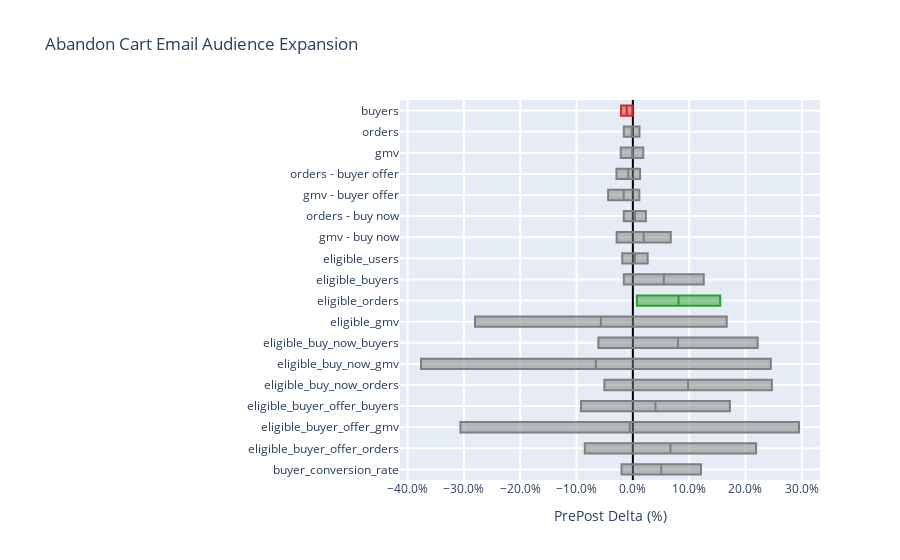
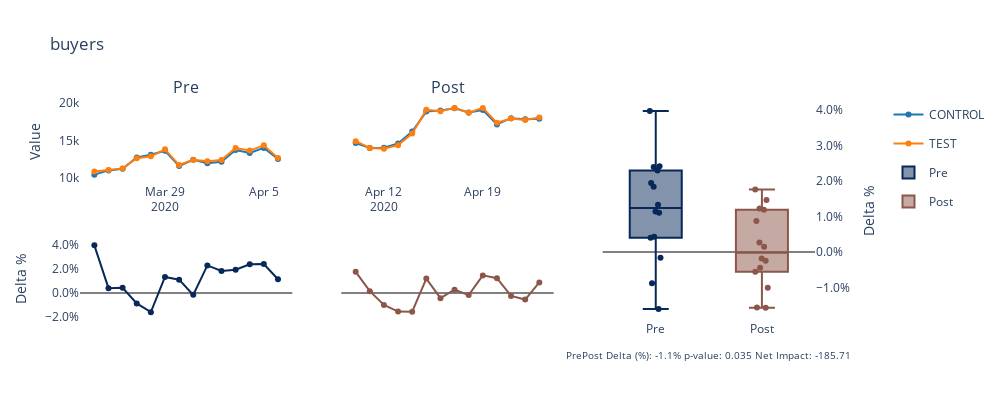
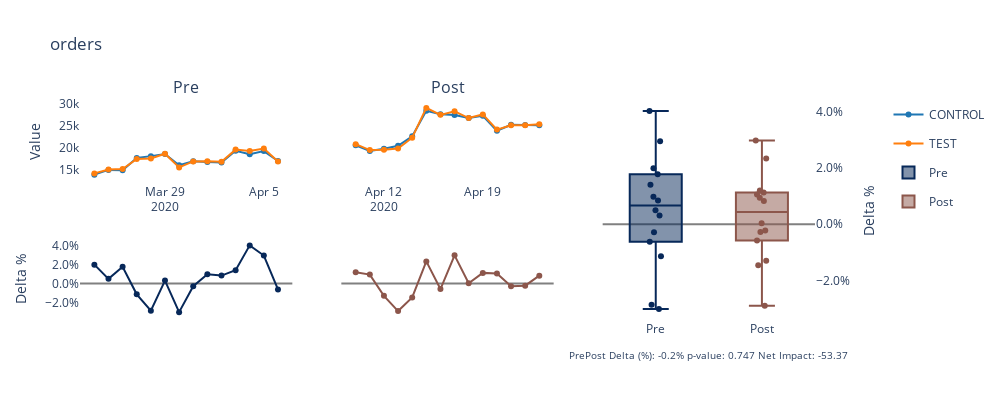
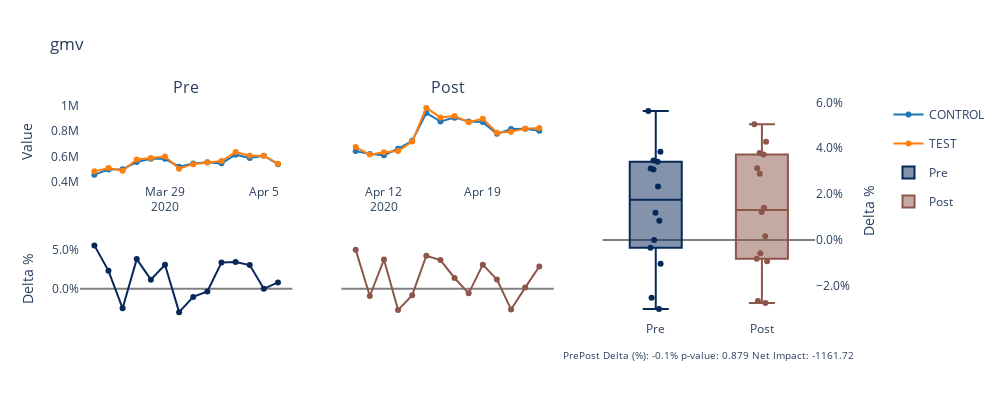

These figures' notebook cell, in order:
### Code cell
ab_result_all=create_pretty_outputs(pre_all, 
                                    post_all, 
                                    max_pvalue=0.2,
                                    title='Abandon Cart Email Audience Expansion',
                                    lightspeed_only=True, 
                                    must_include_metrics=test_metrics)

### Figure 1 — Plotly figure (JSON) as saved in the notebook; plotly's stock layout.template omitted (floating-point values rounded to 4 significant figures)
{"data": [{"marker": {"color": "#7f7f7f"}, "name": "buyer_conversion_rate", "type": "box", "x": [-0.02017, -0.02017, 0.05038, 0.1209, 0.1209]}, {"marker": {"color": "#7f7f7f"}, "name": "eligible_buyer_offer_orders", "type": "box", "x": [-0.0854, -0.0854, 0.06672, 0.2188, 0.2188]}, {"marker": {"color": "#7f7f7f"}, "name": "eligible_buyer_offer_gmv", "type": "box", "x": [-0.3061, -0.3061, -0.005566, 0.295, 0.295]}, {"marker": {"color": "#7f7f7f"}, "name": "eligible_buyer_offer_buyers", "type": "box", "x": [-0.09203, -0.09203, 0.04013, 0.1723, 0.1723]}, {"marker": {"color": "#7f7f7f"}, "name": "eligible_buy_now_orders", "type": "box", "x": [-0.05068, -0.05068, 0.09809, 0.2469, 0.2469]}, {"marker": {"color": "#7f7f7f"}, "name": "eligible_buy_now_gmv", "type": "box", "x": [-0.3762, -0.3762, -0.06564, 0.2449, 0.2449]}, {"marker": {"color": "#7f7f7f"}, "name": "eligible_buy_now_buyers", "type": "box", "x": [-0.06124, -0.06124, 0.08018, 0.2216, 0.2216]}, {"marker": {"color": "#7f7f7f"}, "name": "eligible_gmv", "type": "box", "x": [-0.2803, -0.2803, -0.05679, 0.1667, 0.1667]}, {"marker": {"color": "#2ca02c"}, "name": "eligible_orders", "type": "box", "x": [0.007164, 0.007164, 0.08115, 0.1551, 0.1551]}, {"marker": {"color": "#7f7f7f"}, "name": "eligible_buyers", "type": "box", "x": [-0.01603, -0.01603, 0.05492, 0.1259, 0.1259]}, {"marker": {"color": "#7f7f7f"}, "name": "eligible_users", "type": "box", "x": [-0.01883, -0.01883, 0.003736, 0.0263, 0.0263]}, {"marker": {"color": "#7f7f7f"}, "name": "gmv - buy now", "type": "box", "x": [-0.02877, -0.02877, 0.01925, 0.06726, 0.06726]}, {"marker": {"color": "#7f7f7f"}, "name": "orders - buy now", "type": "box", "x": [-0.01614, -0.01614, 0.003543, 0.02323, 0.02323]}, {"marker": {"color": "#7f7f7f"}, "name": "gmv - buyer offer", "type": "box", "x": [-0.04392, -0.04392, -0.01621, 0.0115, 0.0115]}, {"marker": {"color": "#7f7f7f"}, "name": "orders - buyer offer", "type": "box", "x": [-0.0291, -0.0291, -0.008173, 0.01275, 0.01275]}, {"marker": {"color": "#7f7f7f"}, "name": "gmv", "type": "box", "x": [-0.02148, -0.02148, -0.001489, 0.0185, 0.0185]}, {"marker": {"color": "#7f7f7f"}, "name": "orders", "type": "box", "x": [-0.01612, -0.01612, -0.002202, 0.01172, 0.01172]}, {"marker": {"color": "#d62728"}, "name": "buyers", "type": "box", "x": [-0.02094, -0.02094, -0.01087, -0.0008066, -0.0008066]}], "layout": {"margin": {"l": 400}, "showlegend": false, "title": {"text": "Abandon Cart Email Audience Expansion"}, "xaxis": {"gridwidth": 2, "nticks": 10, "tickformat": ".1%", "title": {"text": "PrePost Delta (%)"}, "zeroline": true, "zerolinecolor": "Black"}, "yaxis": {"dtick": 1, "gridwidth": 2}}}

### Figure 2 — Plotly figure (JSON) as saved in the notebook; plotly's stock layout.template omitted (floating-point values rounded to 4 significant figures)
{"data": [{"legendgroup": "CONTROL", "line": {"color": "#1f77b4"}, "marker": {"size": 6}, "mode": "lines+markers", "name": "CONTROL", "showlegend": true, "type": "scatter", "x": ["2020-03-24", "2020-03-25", "2020-03-26", "2020-03-27", "2020-03-28", "2020-03-29", "2020-03-30", "2020-03-31", "2020-04-01", "2020-04-02", "2020-04-03", "2020-04-04", "2020-04-05", "2020-04-06"], "xaxis": "x", "y": [10416, 10982, 11200, 12721, 13069, 13614, 11569, 12408, 11936, 12142, 13712, 13315, 13993, 12507], "yaxis": "y"}, {"legendgroup": "TEST", "line": {"color": "#ff7f0e"}, "marker": {"size": 6}, "mode": "lines+markers", "name": "TEST", "showlegend": true, "type": "scatter", "x": ["2020-03-24", "2020-03-25", "2020-03-26", "2020-03-27", "2020-03-28", "2020-03-29", "2020-03-30", "2020-03-31", "2020-04-01", "2020-04-02", "2020-04-03", "2020-04-04", "2020-04-05", "2020-04-06"], "xaxis": "x", "y": [10829, 11026, 11248, 12610, 12860, 13795, 11697, 12388, 12210, 12365, 13978, 13633, 14331, 12650], "yaxis": "y"}, {"legendgroup": "TEST", "line": {"color": "rgb(7,40,89)"}, "marker": {"size": 6}, "mode": "lines+markers", "name": "Delta (%)", "showlegend": false, "type": "scatter", "x": ["2020-03-24T00:00:00", "2020-03-25T00:00:00", "2020-03-26T00:00:00", "2020-03-27T00:00:00", "2020-03-28T00:00:00", "2020-03-29T00:00:00", "2020-03-30T00:00:00", "2020-03-31T00:00:00", "2020-04-01T00:00:00", "2020-04-02T00:00:00", "2020-04-03T00:00:00", "2020-04-04T00:00:00", "2020-04-05T00:00:00", "2020-04-06T00:00:00"], "xaxis": "x", "y": [0.03965, 0.004007, 0.004286, -0.008726, -0.01599, 0.0133, 0.01106, -0.001612, 0.02296, 0.01837, 0.0194, 0.02388, 0.02415, 0.01143], "yaxis": "y4"}, {"boxpoints": "all", "jitter": 0.3, "marker": {"color": "rgb(7,40,89)"}, "name": "Pre", "pointpos": 0, "text": ["2020-03-24T00:00:00", "2020-03-25T00:00:00", "2020-03-26T00:00:00", "2020-03-27T00:00:00", "2020-03-28T00:00:00", "2020-03-29T00:00:00", "2020-03-30T00:00:00", "2020-03-31T00:00:00", "2020-04-01T00:00:00", "2020-04-02T00:00:00", "2020-04-03T00:00:00", "2020-04-04T00:00:00", "2020-04-05T00:00:00", "2020-04-06T00:00:00"], "type": "box", "xaxis": "x3", "y": [0.03965, 0.004007, 0.004286, -0.008726, -0.01599, 0.0133, 0.01106, -0.001612, 0.02296, 0.01837, 0.0194, 0.02388, 0.02415, 0.01143], "yaxis": "y3"}, {"legendgroup": "CONTROL", "line": {"color": "#1f77b4"}, "marker": {"size": 6}, "mode": "lines+markers", "name": "CONTROL", "showlegend": false, "type": "scatter", "x": ["2020-04-10", "2020-04-11", "2020-04-12", "2020-04-13", "2020-04-14", "2020-04-15", "2020-04-16", "2020-04-17", "2020-04-18", "2020-04-19", "2020-04-20", "2020-04-21", "2020-04-22", "2020-04-23"], "xaxis": "x2", "y": [14631, 13966, 14023, 14587, 16170, 18854, 18992, 19294, 18728, 19066, 17135, 17968, 17830, 17902], "yaxis": "y2"}, {"legendgroup": "TEST", "line": {"color": "#ff7f0e"}, "marker": {"size": 6}, "mode": "lines+markers", "name": "TEST", "showlegend": false, "type": "scatter", "x": ["2020-04-10", "2020-04-11", "2020-04-12", "2020-04-13", "2020-04-14", "2020-04-15", "2020-04-16", "2020-04-17", "2020-04-18", "2020-04-19", "2020-04-20", "2020-04-21", "2020-04-22", "2020-04-23"], "xaxis": "x2", "y": [14888, 13987, 13882, 14360, 15917, 19079, 18909, 19346, 18694, 19345, 17345, 17924, 17732, 18059], "yaxis": "y2"}, {"legendgroup": "TEST", "line": {"color": "#8c564b"}, "marker": {"size": 6}, "mode": "lines+markers", "name": "Delta (%)", "showlegend": false, "type": "scatter", "x": ["2020-04-10T00:00:00", "2020-04-11T00:00:00", "2020-04-12T00:00:00", "2020-04-13T00:00:00", "2020-04-14T00:00:00", "2020-04-15T00:00:00", "2020-04-16T00:00:00", "2020-04-17T00:00:00", "2020-04-18T00:00:00", "2020-04-19T00:00:00", "2020-04-20T00:00:00", "2020-04-21T00:00:00", "2020-04-22T00:00:00", "2020-04-23T00:00:00"], "xaxis": "x2", "y": [0.01757, 0.001504, -0.01005, -0.01556, -0.01565, 0.01193, -0.00437, 0.002695, -0.001815, 0.01463, 0.01226, -0.002449, -0.005496, 0.00877], "yaxis": "y5"}, {"boxpoints": "all", "jitter": 0.3, "marker": {"color": "#8c564b"}, "name": "Post", "pointpos": 0, "text": ["2020-04-10T00:00:00", "2020-04-11T00:00:00", "2020-04-12T00:00:00", "2020-04-13T00:00:00", "2020-04-14T00:00:00", "2020-04-15T00:00:00", "2020-04-16T00:00:00", "2020-04-17T00:00:00", "2020-04-18T00:00:00", "2020-04-19T00:00:00", "2020-04-20T00:00:00", "2020-04-21T00:00:00", "2020-04-22T00:00:00", "2020-04-23T00:00:00"], "type": "box", "xaxis": "x3", "y": [0.01757, 0.001504, -0.01005, -0.01556, -0.01565, 0.01193, -0.00437, 0.002695, -0.001815, 0.01463, 0.01226, -0.002449, -0.005496, 0.00877], "yaxis": "y3"}], "layout": {"annotations": [{"font": {"size": 16}, "showarrow": false, "text": "Pre", "x": 0.1444, "xanchor": "center", "xref": "paper", "y": 1, "yanchor": "bottom", "yref": "paper"}, {"font": {"size": 16}, "showarrow": false, "text": "Post", "x": 0.5, "xanchor": "center", "xref": "paper", "y": 1, "yanchor": "bottom", "yref": "paper"}], "height": 400, "legend": {"x": 1.1}, "paper_bgcolor": "rgba(0,0,0,0)", "plot_bgcolor": "rgba(0,0,0,0)", "title": {"text": "buyers"}, "width": 1000, "xaxis": {"anchor": "y", "domain": [0, 0.2889]}, "xaxis2": {"anchor": "y2", "domain": [0.3556, 0.6444]}, "xaxis3": {"anchor": "y3", "domain": [0.7111, 1], "title": {"font": {"size": 10}, "text": "PrePost Delta (%): -1.1% p-value: 0.035\nNet Impact: -185.71"}}, "xaxis4": {"anchor": "y4", "domain": [0, 0.2889], "title": {"text": "Pre"}}, "xaxis5": {"anchor": "y5", "domain": [0.3556, 0.6444], "title": {"text": "Post"}}, "yaxis": {"anchor": "x", "domain": [0.625, 1], "title": {"text": "Value"}}, "yaxis2": {"anchor": "x2", "domain": [0.625, 1], "matches": "y", "showticklabels": false}, "yaxis3": {"anchor": "x3", "domain": [0, 1], "side": "right", "tickformat": ".1%", "title": {"text": "Delta %"}, "zeroline": true, "zerolinecolor": "gray"}, "yaxis4": {"anchor": "x4", "domain": [0, 0.375], "tickformat": ".1%", "title": {"text": "Delta %"}, "zeroline": true, "zerolinecolor": "gray"}, "yaxis5": {"anchor": "x5", "domain": [0, 0.375], "matches": "y4", "showticklabels": false, "tickformat": ".1%", "zeroline": true, "zerolinecolor": "gray"}}}

### Figure 3 — Plotly figure (JSON) as saved in the notebook; plotly's stock layout.template omitted (floating-point values rounded to 4 significant figures)
{"data": [{"legendgroup": "CONTROL", "line": {"color": "#1f77b4"}, "marker": {"size": 6}, "mode": "lines+markers", "name": "CONTROL", "showlegend": true, "type": "scatter", "x": ["2020-03-24", "2020-03-25", "2020-03-26", "2020-03-27", "2020-03-28", "2020-03-29", "2020-03-30", "2020-03-31", "2020-04-01", "2020-04-02", "2020-04-03", "2020-04-04", "2020-04-05", "2020-04-06"], "xaxis": "x", "y": [13989, 15050, 14973, 17730, 18147, 18622, 16090, 17011, 16832, 16724, 19339, 18561, 19279, 17055], "yaxis": "y"}, {"legendgroup": "TEST", "line": {"color": "#ff7f0e"}, "marker": {"size": 6}, "mode": "lines+markers", "name": "TEST", "showlegend": true, "type": "scatter", "x": ["2020-03-24", "2020-03-25", "2020-03-26", "2020-03-27", "2020-03-28", "2020-03-29", "2020-03-30", "2020-03-31", "2020-04-01", "2020-04-02", "2020-04-03", "2020-04-04", "2020-04-05", "2020-04-06"], "xaxis": "x", "y": [14267, 15124, 15238, 17528, 17627, 18680, 15605, 16962, 16996, 16864, 19610, 19307, 19847, 16948], "yaxis": "y"}, {"legendgroup": "TEST", "line": {"color": "rgb(7,40,89)"}, "marker": {"size": 6}, "mode": "lines+markers", "name": "Delta (%)", "showlegend": false, "type": "scatter", "x": ["2020-03-24T00:00:00", "2020-03-25T00:00:00", "2020-03-26T00:00:00", "2020-03-27T00:00:00", "2020-03-28T00:00:00", "2020-03-29T00:00:00", "2020-03-30T00:00:00", "2020-03-31T00:00:00", "2020-04-01T00:00:00", "2020-04-02T00:00:00", "2020-04-03T00:00:00", "2020-04-04T00:00:00", "2020-04-05T00:00:00", "2020-04-06T00:00:00"], "xaxis": "x", "y": [0.01987, 0.004917, 0.0177, -0.01139, -0.02865, 0.003115, -0.03014, -0.00288, 0.009743, 0.008371, 0.01401, 0.04019, 0.02946, -0.006274], "yaxis": "y4"}, {"boxpoints": "all", "jitter": 0.3, "marker": {"color": "rgb(7,40,89)"}, "name": "Pre", "pointpos": 0, "text": ["2020-03-24T00:00:00", "2020-03-25T00:00:00", "2020-03-26T00:00:00", "2020-03-27T00:00:00", "2020-03-28T00:00:00", "2020-03-29T00:00:00", "2020-03-30T00:00:00", "2020-03-31T00:00:00", "2020-04-01T00:00:00", "2020-04-02T00:00:00", "2020-04-03T00:00:00", "2020-04-04T00:00:00", "2020-04-05T00:00:00", "2020-04-06T00:00:00"], "type": "box", "xaxis": "x3", "y": [0.01987, 0.004917, 0.0177, -0.01139, -0.02865, 0.003115, -0.03014, -0.00288, 0.009743, 0.008371, 0.01401, 0.04019, 0.02946, -0.006274], "yaxis": "y3"}, {"legendgroup": "CONTROL", "line": {"color": "#1f77b4"}, "marker": {"size": 6}, "mode": "lines+markers", "name": "CONTROL", "showlegend": false, "type": "scatter", "x": ["2020-04-10", "2020-04-11", "2020-04-12", "2020-04-13", "2020-04-14", "2020-04-15", "2020-04-16", "2020-04-17", "2020-04-18", "2020-04-19", "2020-04-20", "2020-04-21", "2020-04-22", "2020-04-23"], "xaxis": "x2", "y": [20596, 19324, 19828, 20467, 22619, 28333, 27583, 27398, 26702, 27218, 23854, 25175, 25133, 25104], "yaxis": "y2"}, {"legendgroup": "TEST", "line": {"color": "#ff7f0e"}, "marker": {"size": 6}, "mode": "lines+markers", "name": "TEST", "showlegend": false, "type": "scatter", "x": ["2020-04-10", "2020-04-11", "2020-04-12", "2020-04-13", "2020-04-14", "2020-04-15", "2020-04-16", "2020-04-17", "2020-04-18", "2020-04-19", "2020-04-20", "2020-04-21", "2020-04-22", "2020-04-23"], "xaxis": "x2", "y": [20843, 19506, 19570, 19873, 22288, 28994, 27423, 28211, 26710, 27523, 24106, 25105, 25076, 25311], "yaxis": "y2"}, {"legendgroup": "TEST", "line": {"color": "#8c564b"}, "marker": {"size": 6}, "mode": "lines+markers", "name": "Delta (%)", "showlegend": false, "type": "scatter", "x": ["2020-04-10T00:00:00", "2020-04-11T00:00:00", "2020-04-12T00:00:00", "2020-04-13T00:00:00", "2020-04-14T00:00:00", "2020-04-15T00:00:00", "2020-04-16T00:00:00", "2020-04-17T00:00:00", "2020-04-18T00:00:00", "2020-04-19T00:00:00", "2020-04-20T00:00:00", "2020-04-21T00:00:00", "2020-04-22T00:00:00", "2020-04-23T00:00:00"], "xaxis": "x2", "y": [0.01199, 0.009418, -0.01301, -0.02902, -0.01463, 0.02333, -0.005801, 0.02967, 0.0002996, 0.01121, 0.01056, -0.002781, -0.002268, 0.008246], "yaxis": "y5"}, {"boxpoints": "all", "jitter": 0.3, "marker": {"color": "#8c564b"}, "name": "Post", "pointpos": 0, "text": ["2020-04-10T00:00:00", "2020-04-11T00:00:00", "2020-04-12T00:00:00", "2020-04-13T00:00:00", "2020-04-14T00:00:00", "2020-04-15T00:00:00", "2020-04-16T00:00:00", "2020-04-17T00:00:00", "2020-04-18T00:00:00", "2020-04-19T00:00:00", "2020-04-20T00:00:00", "2020-04-21T00:00:00", "2020-04-22T00:00:00", "2020-04-23T00:00:00"], "type": "box", "xaxis": "x3", "y": [0.01199, 0.009418, -0.01301, -0.02902, -0.01463, 0.02333, -0.005801, 0.02967, 0.0002996, 0.01121, 0.01056, -0.002781, -0.002268, 0.008246], "yaxis": "y3"}], "layout": {"annotations": [{"font": {"size": 16}, "showarrow": false, "text": "Pre", "x": 0.1444, "xanchor": "center", "xref": "paper", "y": 1, "yanchor": "bottom", "yref": "paper"}, {"font": {"size": 16}, "showarrow": false, "text": "Post", "x": 0.5, "xanchor": "center", "xref": "paper", "y": 1, "yanchor": "bottom", "yref": "paper"}], "height": 400, "legend": {"x": 1.1}, "paper_bgcolor": "rgba(0,0,0,0)", "plot_bgcolor": "rgba(0,0,0,0)", "title": {"text": "orders"}, "width": 1000, "xaxis": {"anchor": "y", "domain": [0, 0.2889]}, "xaxis2": {"anchor": "y2", "domain": [0.3556, 0.6444]}, "xaxis3": {"anchor": "y3", "domain": [0.7111, 1], "title": {"font": {"size": 10}, "text": "PrePost Delta (%): -0.2% p-value: 0.747\nNet Impact: -53.37"}}, "xaxis4": {"anchor": "y4", "domain": [0, 0.2889], "title": {"text": "Pre"}}, "xaxis5": {"anchor": "y5", "domain": [0.3556, 0.6444], "title": {"text": "Post"}}, "yaxis": {"anchor": "x", "domain": [0.625, 1], "title": {"text": "Value"}}, "yaxis2": {"anchor": "x2", "domain": [0.625, 1], "matches": "y", "showticklabels": false}, "yaxis3": {"anchor": "x3", "domain": [0, 1], "side": "right", "tickformat": ".1%", "title": {"text": "Delta %"}, "zeroline": true, "zerolinecolor": "gray"}, "yaxis4": {"anchor": "x4", "domain": [0, 0.375], "tickformat": ".1%", "title": {"text": "Delta %"}, "zeroline": true, "zerolinecolor": "gray"}, "yaxis5": {"anchor": "x5", "domain": [0, 0.375], "matches": "y4", "showticklabels": false, "tickformat": ".1%", "zeroline": true, "zerolinecolor": "gray"}}}

### Figure 4 — Plotly figure (JSON) as saved in the notebook; plotly's stock layout.template omitted (floating-point values rounded to 4 significant figures)
{"data": [{"legendgroup": "CONTROL", "line": {"color": "#1f77b4"}, "marker": {"size": 6}, "mode": "lines+markers", "name": "CONTROL", "showlegend": true, "type": "scatter", "x": ["2020-03-24", "2020-03-25", "2020-03-26", "2020-03-27", "2020-03-28", "2020-03-29", "2020-03-30", "2020-03-31", "2020-04-01", "2020-04-02", "2020-04-03", "2020-04-04", "2020-04-05", "2020-04-06"], "xaxis": "x", "y": [455700.0, 495800.0, 498800.0, 554300.0, 580000.0, 579900.0, 518600.0, 543900.0, 552700.0, 544479, 612900.0, 586200.0, 604800.0, 537800.0], "yaxis": "y"}, {"legendgroup": "TEST", "line": {"color": "#ff7f0e"}, "marker": {"size": 6}, "mode": "lines+markers", "name": "TEST", "showlegend": true, "type": "scatter", "x": ["2020-03-24", "2020-03-25", "2020-03-26", "2020-03-27", "2020-03-28", "2020-03-29", "2020-03-30", "2020-03-31", "2020-04-01", "2020-04-02", "2020-04-03", "2020-04-04", "2020-04-05", "2020-04-06"], "xaxis": "x", "y": [481300.0, 507400.0, 486246, 575700.0, 586900.0, 597900.0, 503000.0, 538300.0, 550900.0, 563068, 634200.0, 604200.0, 604800.0, 542300.0], "yaxis": "y"}, {"legendgroup": "TEST", "line": {"color": "rgb(7,40,89)"}, "marker": {"size": 6}, "mode": "lines+markers", "name": "Delta (%)", "showlegend": false, "type": "scatter", "x": ["2020-03-24T00:00:00", "2020-03-25T00:00:00", "2020-03-26T00:00:00", "2020-03-27T00:00:00", "2020-03-28T00:00:00", "2020-03-29T00:00:00", "2020-03-30T00:00:00", "2020-03-31T00:00:00", "2020-04-01T00:00:00", "2020-04-02T00:00:00", "2020-04-03T00:00:00", "2020-04-04T00:00:00", "2020-04-05T00:00:00", "2020-04-06T00:00:00"], "xaxis": "x", "y": [0.05626, 0.0233, -0.02518, 0.03851, 0.01187, 0.03116, -0.0301, -0.0104, -0.003336, 0.03414, 0.03466, 0.03074, 2.389e-05, 0.008374], "yaxis": "y4"}, {"boxpoints": "all", "jitter": 0.3, "marker": {"color": "rgb(7,40,89)"}, "name": "Pre", "pointpos": 0, "text": ["2020-03-24T00:00:00", "2020-03-25T00:00:00", "2020-03-26T00:00:00", "2020-03-27T00:00:00", "2020-03-28T00:00:00", "2020-03-29T00:00:00", "2020-03-30T00:00:00", "2020-03-31T00:00:00", "2020-04-01T00:00:00", "2020-04-02T00:00:00", "2020-04-03T00:00:00", "2020-04-04T00:00:00", "2020-04-05T00:00:00", "2020-04-06T00:00:00"], "type": "box", "xaxis": "x3", "y": [0.05626, 0.0233, -0.02518, 0.03851, 0.01187, 0.03116, -0.0301, -0.0104, -0.003336, 0.03414, 0.03466, 0.03074, 2.389e-05, 0.008374], "yaxis": "y3"}, {"legendgroup": "CONTROL", "line": {"color": "#1f77b4"}, "marker": {"size": 6}, "mode": "lines+markers", "name": "CONTROL", "showlegend": false, "type": "scatter", "x": ["2020-04-10", "2020-04-11", "2020-04-12", "2020-04-13", "2020-04-14", "2020-04-15", "2020-04-16", "2020-04-17", "2020-04-18", "2020-04-19", "2020-04-20", "2020-04-21", "2020-04-22", "2020-04-23"], "xaxis": "x2", "y": [641000.0, 619100.0, 608700.0, 659500.0, 722100.0, 941400.0, 874100.0, 904900.0, 873800.0, 869600.0, 777100.0, 815600.0, 816900.0, 800600.0], "yaxis": "y2"}, {"legendgroup": "TEST", "line": {"color": "#ff7f0e"}, "marker": {"size": 6}, "mode": "lines+markers", "name": "TEST", "showlegend": false, "type": "scatter", "x": ["2020-04-10", "2020-04-11", "2020-04-12", "2020-04-13", "2020-04-14", "2020-04-15", "2020-04-16", "2020-04-17", "2020-04-18", "2020-04-19", "2020-04-20", "2020-04-21", "2020-04-22", "2020-04-23"], "xaxis": "x2", "y": [673400.0, 613300.0, 631800.0, 641400.0, 716200.0, 981700.0, 906600.0, 917600.0, 868800.0, 896800.0, 786500.0, 793900.0, 818200.0, 823700.0], "yaxis": "y2"}, {"legendgroup": "TEST", "line": {"color": "#8c564b"}, "marker": {"size": 6}, "mode": "lines+markers", "name": "Delta (%)", "showlegend": false, "type": "scatter", "x": ["2020-04-10T00:00:00", "2020-04-11T00:00:00", "2020-04-12T00:00:00", "2020-04-13T00:00:00", "2020-04-14T00:00:00", "2020-04-15T00:00:00", "2020-04-16T00:00:00", "2020-04-17T00:00:00", "2020-04-18T00:00:00", "2020-04-19T00:00:00", "2020-04-20T00:00:00", "2020-04-21T00:00:00", "2020-04-22T00:00:00", "2020-04-23T00:00:00"], "xaxis": "x2", "y": [0.05044, -0.009257, 0.03793, -0.02746, -0.008183, 0.04282, 0.03725, 0.01408, -0.005769, 0.03128, 0.01217, -0.02662, 0.001623, 0.02887], "yaxis": "y5"}, {"boxpoints": "all", "jitter": 0.3, "marker": {"color": "#8c564b"}, "name": "Post", "pointpos": 0, "text": ["2020-04-10T00:00:00", "2020-04-11T00:00:00", "2020-04-12T00:00:00", "2020-04-13T00:00:00", "2020-04-14T00:00:00", "2020-04-15T00:00:00", "2020-04-16T00:00:00", "2020-04-17T00:00:00", "2020-04-18T00:00:00", "2020-04-19T00:00:00", "2020-04-20T00:00:00", "2020-04-21T00:00:00", "2020-04-22T00:00:00", "2020-04-23T00:00:00"], "type": "box", "xaxis": "x3", "y": [0.05044, -0.009257, 0.03793, -0.02746, -0.008183, 0.04282, 0.03725, 0.01408, -0.005769, 0.03128, 0.01217, -0.02662, 0.001623, 0.02887], "yaxis": "y3"}], "layout": {"annotations": [{"font": {"size": 16}, "showarrow": false, "text": "Pre", "x": 0.1444, "xanchor": "center", "xref": "paper", "y": 1, "yanchor": "bottom", "yref": "paper"}, {"font": {"size": 16}, "showarrow": false, "text": "Post", "x": 0.5, "xanchor": "center", "xref": "paper", "y": 1, "yanchor": "bottom", "yref": "paper"}], "height": 400, "legend": {"x": 1.1}, "paper_bgcolor": "rgba(0,0,0,0)", "plot_bgcolor": "rgba(0,0,0,0)", "title": {"text": "gmv"}, "width": 1000, "xaxis": {"anchor": "y", "domain": [0, 0.2889]}, "xaxis2": {"anchor": "y2", "domain": [0.3556, 0.6444]}, "xaxis3": {"anchor": "y3", "domain": [0.7111, 1], "title": {"font": {"size": 10}, "text": "PrePost Delta (%): -0.1% p-value: 0.879\nNet Impact: -1161.72"}}, "xaxis4": {"anchor": "y4", "domain": [0, 0.2889], "title": {"text": "Pre"}}, "xaxis5": {"anchor": "y5", "domain": [0.3556, 0.6444], "title": {"text": "Post"}}, "yaxis": {"anchor": "x", "domain": [0.625, 1], "title": {"text": "Value"}}, "yaxis2": {"anchor": "x2", "domain": [0.625, 1], "matches": "y", "showticklabels": false}, "yaxis3": {"anchor": "x3", "domain": [0, 1], "side": "right", "tickformat": ".1%", "title": {"text": "Delta %"}, "zeroline": true, "zerolinecolor": "gray"}, "yaxis4": {"anchor": "x4", "domain": [0, 0.375], "tickformat": ".1%", "title": {"text": "Delta %"}, "zeroline": true, "zerolinecolor": "gray"}, "yaxis5": {"anchor": "x5", "domain": [0, 0.375], "matches": "y4", "showticklabels": false, "tickformat": ".1%", "zeroline": true, "zerolinecolor": "gray"}}}
